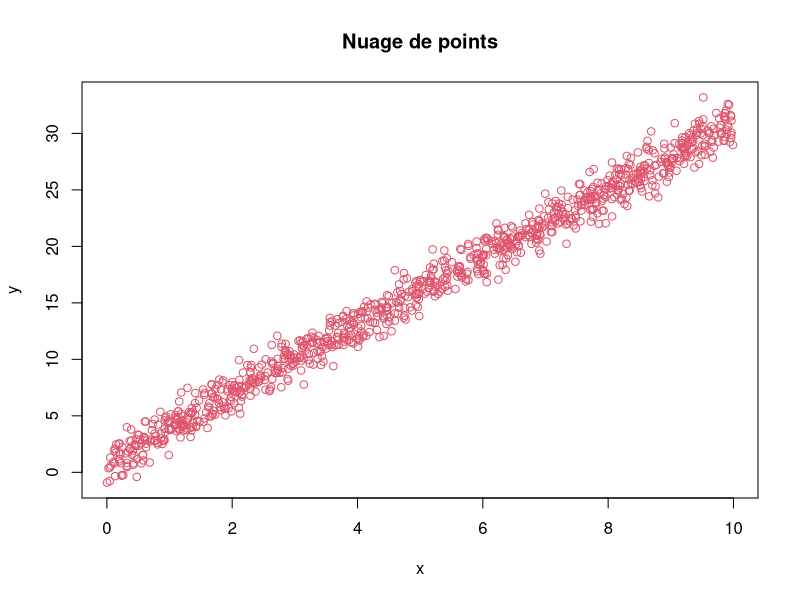
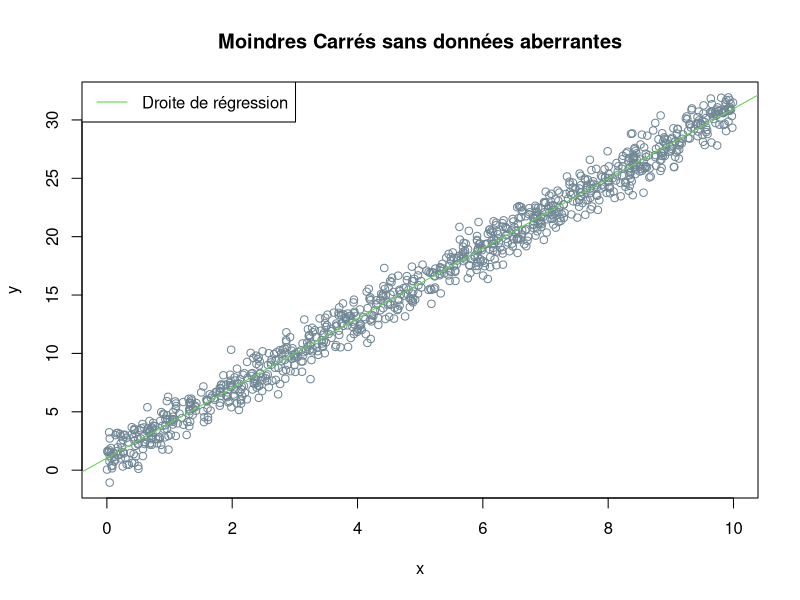
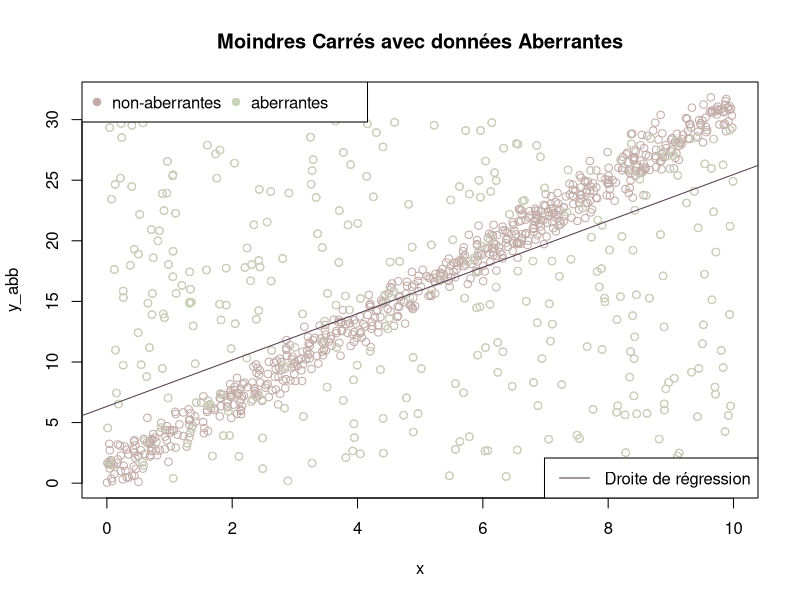
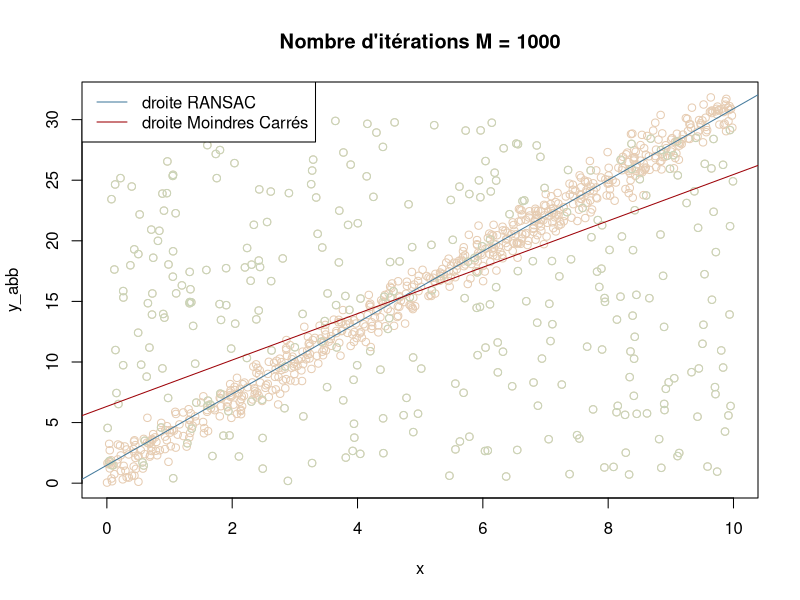
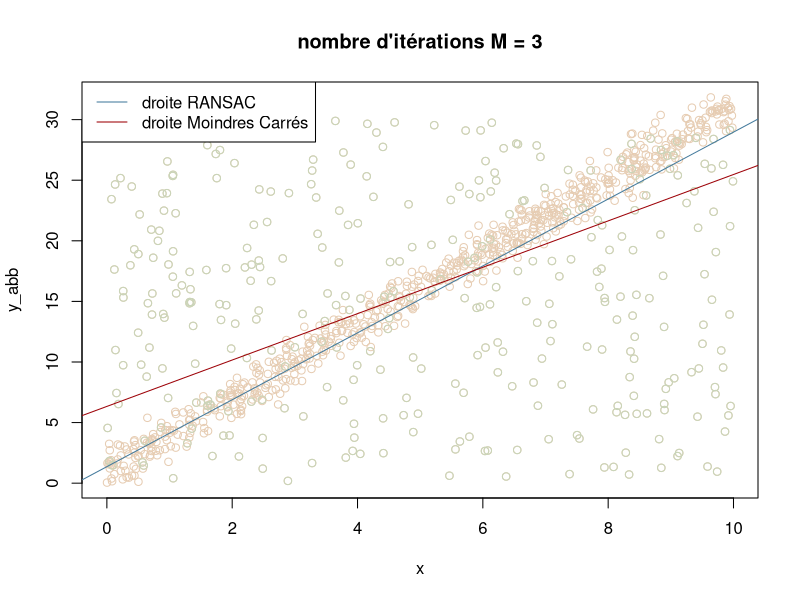
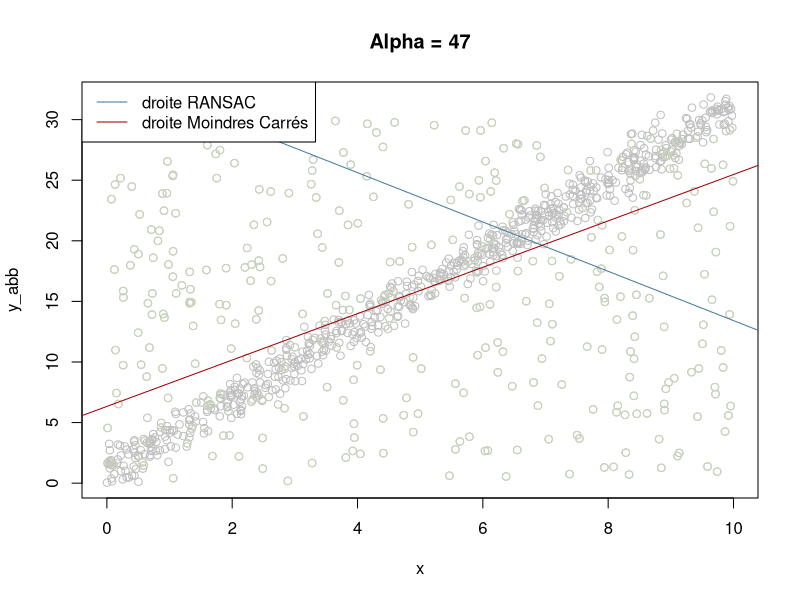
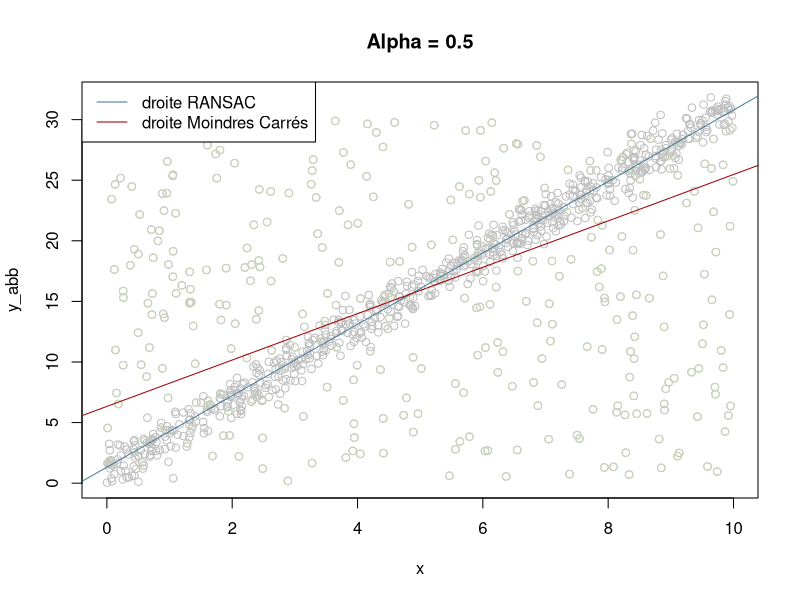
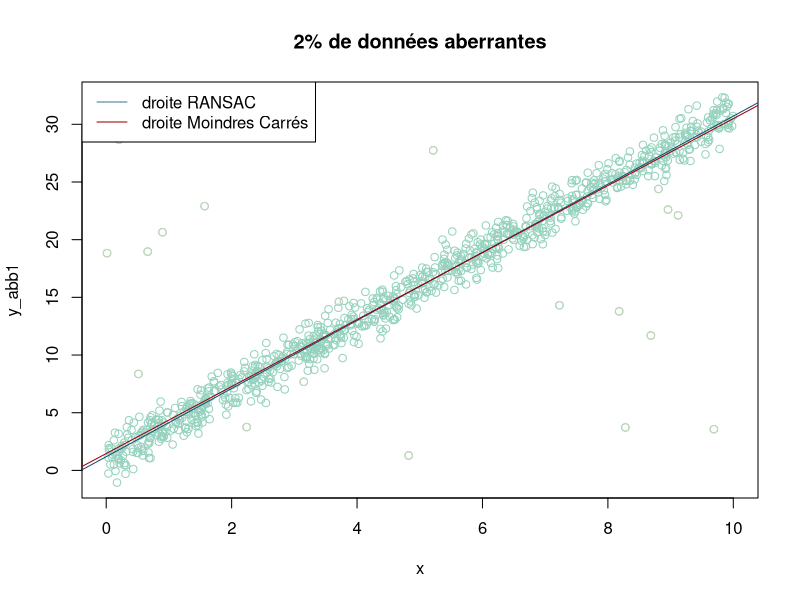

The R script that drew these images, in order:
## ---- chunk 1
# pour x
N <- 1000
x <- runif(N, 0, 10)

# pour y
a <- 3
b <- 1
eps <- rnorm(N, 0, 1)
y <- a*x + b + eps
## ---- chunk 2
plot(x, y, 
     main = "Nuage de points",
     col = 2)
## ---- chunk 3
moindrescarres <- function(x, y) {
  # vecteur x * y
  xy <- x*y
  
  # vecteur y * xbar ( avec xbar la moyenne empirique des xi)
  y_xbar <- (1/N)*sum(y)*sum(x)
  
  # vecteur x * xbar
  x_xbar <- (1/N)*sum(x)*sum(x)
  
  # c.f. formule de la question (3)
  a <- (sum(x*y) - y_xbar)/(sum(x*x) - x_xbar)
  
  b <- (1/N)*sum(y) - a*(1/N)*sum(x)
  
  return(list(a = a, b = b))
}
## ---- chunk 4
# De la question (1) :
# pour x
N <- 1000
x <- runif(N, 0, 10)

# pour y
a <- 3
b <- 1
eps <- rnorm(N, 0, 1)
y <- a*x + b + eps

# Moindres Carrés
a_1 <- moindrescarres(x, y)$a
b_1 <- moindrescarres(x, y)$b

# Nuage de points des données
plot(x, y, 
     main = "Moindres Carrés sans données aberrantes",
     col = '#6F8695')

# droite de régression
abline(b_1, a_1, 
       col = 3)
legend("topleft", 
       legend = "Droite de régression",
       col = 3,
       lty = 1)
## ---- chunk 5
# données aberrantes
z <- runif(N/3, 0, 30)  # ici N/3 = 333

# on enlève les 333 premiers réels du vecteur y
partie_y <- y[-(1:length(z))]

# et on rajoute au vecteur y les données abberantes
y_abb <- c(z, partie_y)

# coeff. des Moindres Carrés avec données aberrantes
a_mc <- moindrescarres(x, y_abb)$a
b_mc <- moindrescarres(x, y_abb)$b

# nuage de points des données
plot(x, y_abb, 
     main = "Moindres Carrés avec données Aberrantes",
     col = "#C1ABA6")

# représentation graphique des données aberrantes
points(x[c(1:length(z))], z, col = "#C8D5B9")
legend("topleft",
       legend = c("non-aberrantes", "aberrantes"),
       col = c("#C1ABA6", "#C8D5B9"),
       pch = 19,
       horiz = T)

# représentation graphique de la droite de régression
abline(b_mc, a_mc, 
       col = "#533B4D")
legend("bottomright", 
       legend = c("Droite de régression"),
       col = "#533B4D",
       lty = 1)
## ---- chunk 6
droite <- function(x1, y1, x2, y2) {
  # pente
  a <- (y2-y1)/(x2-x1)
  
  # intercept "y1 = a.x1 + b"
  b <- y1 - a*x1
  
  return(list(a = a, b = b))
}
## ---- chunk 7
ransac <- function(x, y, alpha, M, P) {
  
  # initialisation
  beta <- 0
  
  # vecteurs qui contiendront les coefficients ak, bk
  a <- c()
  b <- c()
  
  # ensemble Consensus (liste de taille M)
  C <- vector(mode = "list", length = M)
  
  # initialisation des vecteurs qui contiendrons les résultats souhaités
  Consensus <- c(NA)
  a_cons <- c(NA)
  b_cons <- c(NA) 
  
  for (k in 1:M) {
    # vecteurs aléatoires
    l_et_j <- sample(1:length(x), 2)
    l <- l_et_j[1]
    j <- l_et_j[2]
    
    xl <- x[l]
    yl <- y[l]
    
    xj <- x[j]
    yj <- y[j]
    
    # coefficients de la droite de régression
    coeff <- droite(xl, yl, xj, yj)
    a[k] <- coeff$a
    b[k] <- coeff$b
    
    # on remplit notre ensemble C
    Ck <- c()
    for (i in 1:length(x)) {
      if (abs(a[k]*x[i] + b[k] - y[i]) <= alpha) {
        Ck <- append(Ck, c(x[i], y[i]))
      }
    }
    C[k] <- list(Ck)
    
    # on regarde si Card(Ck) > max(P, beta)
    if (length(C[[k]]) > max(P, beta)) {
      Consensus <- C[[k]]
      beta <- length(C[[k]])
      a_cons <- a[k]
      b_cons <- b[k]
    }
  }
  return (list(Consensus = Consensus, a = a_cons, b = b_cons))
}

r <- ransac(x, y = y_abb, 1, 10^3, 100)

print("Les 20 premières valeurs du Consensus")
print(head(r$Consensus, 20))

# la liste contenant la pente et l'intercept
print(r[-1])

## ---- chunk 8
plot(x, y = y_abb, 
     main = "Nombre d'itérations M = 1000", 
     col = "#e6ccb2")
# représentation graphique des données aberrantes
points(x[c(1:length(z))], z, col = "#C8D5B9")

# droite de régression de l'algorithme RANSAC
abline(r$b, r$a,
       col = "#457b9d")

# droite de régression des moindres carrés
abline(b_mc, a_mc, 
       col = "#9d0208")

legend("topleft",
       legend = c("droite RANSAC", "droite Moindres Carrés"),
       col = c("#457b9d", "#9d0208"),
       lty = 1)
## ---- chunk 9
# --- Pour M petit (M = 3)
r_petit <- ransac(x, y = y_abb, 1, M = 3, 100)

plot(x, y_abb, 
     col = "#e6ccb2",
     main = "nombre d'itérations M = 3")
# représentation graphique des données aberrantes
points(x[c(1:length(z))], z, col = "#C8D5B9")

# droite de régression de l'algorithme RANSAC
abline(r_petit$b, r_petit$a,
       col = "#457b9d")

# droite de régression des moindres carrés
abline(b_mc, a_mc, 
       col = "#9d0208")

legend("topleft",
       legend = c("droite RANSAC", "droite Moindres Carrés"),
       col = c("#457b9d", "#9d0208"),
       lty = 1)
## ---- chunk 10
# --- Pour alpha grand
r_alpha <- ransac(x, y = y_abb, alpha = 47, 100,  100)

plot(x, y_abb, 
     col = "grey",
     main = "Alpha = 47")
# représentation graphique des données aberrantes
points(x[c(1:length(z))], z, col = "#C8D5B9")

# droite de régression de l'algorithme RANSAC
abline(r_alpha$b, r_alpha$a,
       col = "#457b9d")

# droite de régression des moindres carrés
abline(b_mc, a_mc, 
       col = "#9d0208")

legend("topleft",
       legend = c("droite RANSAC", "droite Moindres Carrés"),
       col = c("#457b9d", "#9d0208"),
       lty = 1)
## ---- chunk 11
# --- Pour alpha petit (alpha = 0.5)
r_alpha <- ransac(x, y = y_abb, alpha = 0.5, 100,  100)

plot(x, y_abb, 
     col = "grey",
     main = "Alpha = 0.5")
# représentation graphique des données aberrantes
points(x[c(1:length(z))], z, col = "#C8D5B9")

# droite de régression de l'algorithme RANSAC
abline(r_alpha$b, r_alpha$a,
       col = "#457b9d")

# droite de régression des moindres carrés
abline(b_mc, a_mc, 
       col = "#9d0208")

legend("topleft",
       legend = c("droite RANSAC", "droite Moindres Carrés"),
       col = c("#457b9d", "#9d0208"),
       lty = 1)
## ---- chunk 12
# données aberrantes P = 2%
x <- runif(1000, 0, 10)

# pour y
eps <- rnorm(N, 0, 1)
y <- 3*x + 1 + eps

# ----- Proportion 2% -----

abb1 <- runif(20, 0, 30)
y_abb1 <- y[-(1:20)]
y_abb1 <- c(abb1, y_abb1)

plot(x, y_abb1, 
     main = "2% de données aberrantes",
     col = "#94d2bd")
# représentation graphique des données aberrantes
points(x[c(1:length(abb1))], abb1, col = "#C8D5B9")

r_prop1 <- ransac(x, y = y_abb1, 1, 100, 100)
# droite de régression de l'algorithme RANSAC
abline(r_prop1$b, r_prop1$a,
       col = "#184e77")

# droite de régression des moindres carrés
abline(moindrescarres(x, y_abb1)$b, moindrescarres(x, y_abb1)$a, 
       col = "#9d0208")

legend("topleft",
       legend = c("droite RANSAC", "droite Moindres Carrés"),
       col = c("#457b9d", "#9d0208"),
       lty = 1)

# ----- Proportion 63% -----

abb2 <- runif(630, 0, 30)
y_abb2 <- y[-(1:630)]
y_abb2 <- c(abb2, y_abb2)

plot(x, y_abb2, 
     main = "63% de données aberrantes",
     col = "#94d2bd")
# représentation graphique des données aberrantes
points(x[c(1:length(abb2))], abb2, col = "#C8D5B9")

r_prop2 <- ransac(x, y = y_abb2, 1, 100, 100)
# droite de régression de l'algorithme RANSAC
abline(r_prop2$b, r_prop2$a,
       col = "#184e77")

# droite de régression des moindres carrés
abline(moindrescarres(x, y_abb2)$b, moindrescarres(x, y_abb2)$a, 
       col = "#9d0208")

legend("topleft",
       legend = c("droite RANSAC", "droite Moindres Carrés"),
       col = c("#457b9d", "#9d0208"),
       lty = 1)
## ---- chunk 13
u <- cbind(1 + rnorm(500), 5 + rnorm(500))
v <- cbind(4 + rnorm(500), 1 + rnorm(500))
w <- cbind(4 + rnorm(500), 7 + rnorm(500))
P <- rbind(u, v, w)
plot(P, 
     xlab = "axe des abscisses (P[, 1])",
     ylab = "axe des ordonnées (P[, 2])")
## ---- chunk 14
kmeans <- function(P, K) {
  
  # Étape 1. Initialisation
  mu <- vector(mode = "list", length = K)
  s <- sample(1:nrow(P), K)
  
  for(index in 1:K) {
    mu[[index]] <- P[s[index], ]
  }
  
  count <- 0
  
  # Tant que les K clusters sont différents des K anciens clusters
  while (count != K) {
    # Initialisation des Groupes Gi
    cluster <- vector(mode = "list", length = K)
    
    # Étape 2. Mesurer la distance
    # pour chaque point i on mesure la distance entre ce point et mu[[k]]
    for (i in 1:nrow(P)) {
      distance <- c()
      for (k in 1:K) {
        norme <-(P[i, 1] - mu[[k]][1])^2 + (P[i, 2] - mu[[k]][2])^2
        distance <- c(distance, norme)
      }
      
      # Étape 3. Ajouter les points dans le groupe
      # on s'interesse à la distance la plus petite entre chaque point i et mu[[k]]
      # pour cela on enregistre la postion du min. 
      # EX. si la position vaut 1 alors le point i de P appartiendra au Groupe G1
      pos_min_distance <- which(distance == min(distance))
      
      cluster[[pos_min_distance]] <- rbind(cluster[[pos_min_distance]], P[i, ])
    }
    
    # on crée old_mu qui contiendra l'ancienne liste des moyennes des cluster 
    # dans les prochaines itérations.
    old_mu <- mu
    
    # on initialise une variable qui va compter le nombre de fois quand l'ancien
    # cluster sera égale au nouveau.
    count <- 0
    for (j in 1:K) {
      # Étape 4. Calculs des moyennes
      # On calcule la moyenne pour chaque groupe Gi (chaque groupe de cluster)
      
      # on calcule la moyenne pour les x et les y de chaque Gi (cluster)
      x_mean <- mean(cluster[[j]][, 1])
      y_mean <- mean(cluster[[j]][, 2])
      
      # mise à jour de mu (moyenne des Gi)
      mu[[j]] <- c(x_mean, y_mean)
      
      # on teste si l'ancienne moyenne est égale à la nouvelle moyenne
      # si c'est le cas on a forcément les même groupes Gi, on arrêtra aiinsi 
      # l'algorithme.
      if (mu[[j]][1] == old_mu[[j]][1] & mu[[j]][2] == old_mu[[j]][2])
        count <- count + 1
    }
    
    # Étape 5.
    # On répète les même étapes mais avec la moyenne des cluster et non pas avec 
    # les mu[[k]] qu'on avait choisit aléatoirement.
    
    # Étape 6.
    # On s'arrête lorsque les groupes cluster (Gi) restent inchangés.
    # donc quand les moyennes restent inchangés 
    # donc lorsque la variable count vaudra K.
    
    # On initialise une variable count qui va nous indiquer si la moyenne de 
    # l'ancienne Gi est égale à la moyenne de la nouvelle Gi.
    # Si c'est le cas on incrémente count, donc une fois qu'on a count = K alors
    # c.à.d que pour toutes les nouvelles moyennes de Gi pour i allant de 1 à K 
    # sont égales aux anciennes moyenne. Donc tout les nouveaux Gi sont égales 
    # aux anciens Gi. Fin de L'algorithme.
    
  }
  return(cluster)
}
## ---- chunk 15
K = 3
kmoyennes <- kmeans(P, K)
plot(P)

for (k in 1:K) {
  points(kmoyennes[[k]][, 1], kmoyennes[[k]][, 2], col = k+1, pch = k)
}
## ---- chunk 16
plot(P)
for (k in 1:K) {
  points(kmoyennes[[k]][, 1], kmoyennes[[k]][, 2], col = k+1)
}
